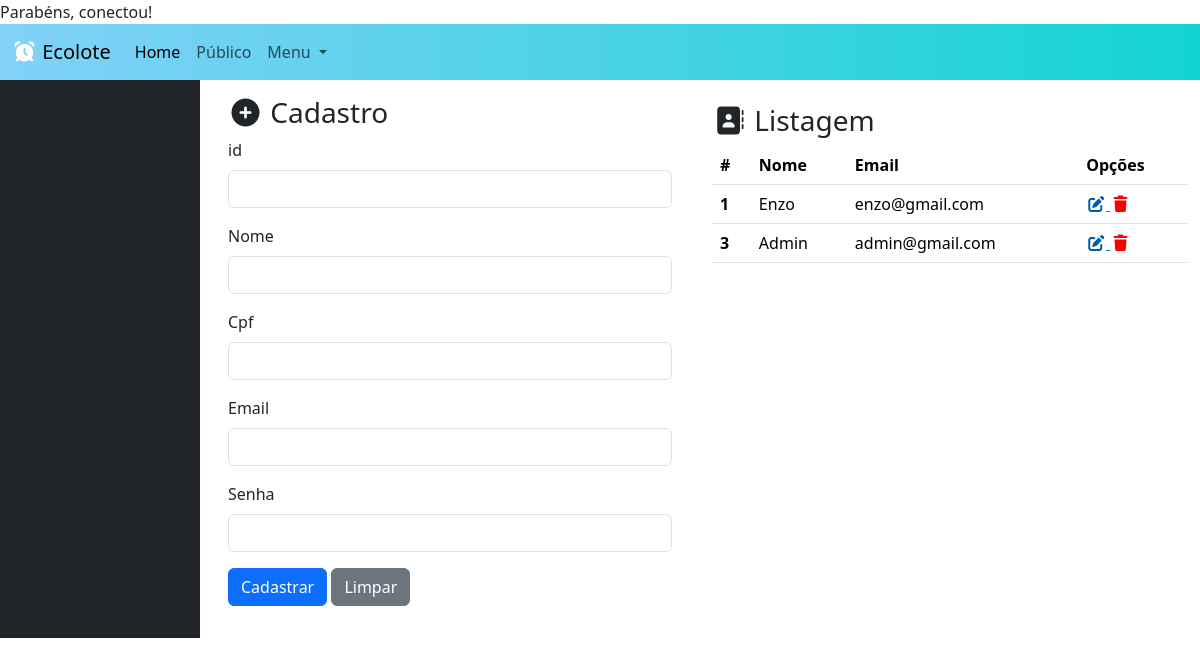
The app's page /principal.php (signed in) with its own data.
### tables this page shows
CREATE TABLE usuario(
    id INT PRIMARY KEY AUTO_INCREMENT NOT NULL,
    nome VARCHAR(45),
    cpf VARCHAR(15),
    email VARCHAR(45),
    senha VARCHAR(45)
);

### principal.php (the view, shortened to what this page needs)
<?php
  include './backend/conexao.php';
  $destino = "./backend/usuario/inserir.php";
?>
<!doctype html>
<html lang="pt-br">
  <head>
    <link href="https://cdn.jsdelivr.net/npm/bootstrap@5.3.8/dist/css/bootstrap.min.css" rel="stylesheet">
    <link rel="stylesheet" href="./assets/estilo.css">
    <link rel="stylesheet" href="https://cdnjs.cloudflare.com/ajax/libs/font-awesome/7.0.1/css/all.min.css" />
    <link rel="stylesheet" href="https://cdn.datatables.net/2.3.7/css/dataTables.dataTables.css" />
</head>
  <body>
   <nav class="navbar navbar-expand-lg corbarra">
  <div class="container-fluid">
    <a class="navbar-brand" href="#"> <i class="fa-solid fa-alarm-clock" style="color: rgb(255, 255, 255);"></i> Ecolote </a>
    <div class="collapse navbar-collapse" id="navbarSupportedContent">
      <ul class="navbar-nav me-auto mb-2 mb-lg-0">
        <li class="nav-item">
          <a class="nav-link active" aria-current="page" href="#">Home</a>
        </li>
        <li class="nav-item">
          <a class="nav-link" href="#">Público</a>
        </li>
        <li class="nav-item dropdown">
          <a class="nav-link dropdown-toggle" href="#" role="button" data-bs-toggle="dropdown" aria-expanded="false">
            Menu
          </a>
        </li>
      </ul>
    </div>
  </div>
</nav>
   <div class="container-fluid">
        <div class="row">
            <div class="col-md-2 bg-dark">
            </div>
            <div class="col-md-5">
              <form action="<?=$destino?>" method="post" class="p-3">
                <h3> <i class="fa-solid fa-circle-plus"></i> Cadastro </h3>
                 <div class="mb-3">
                    <label class="form-label"> id </label>
                    <input value="<?php echo isset($usuarios) ? $usuarios['id'] : "" ?>" type="text" name="id" class="form-control" readonly>
                </div>
                <div class="mb-3">
                    <label class="form-label"> Nome </label>
                    <input value="<?php echo isset($usuarios) ? $usuarios['nome'] : "" ?>" type="text" name="nome" class="form-control">
                </div>
                 <div class="mb-3">
                    <label class="form-label"> Cpf </label>
                    <input value="<?php echo isset($usuarios) ? $usuarios['cpf'] : "" ?>" type="text" name="cpf" class="form-control">
                </div>
                <div class="mb-3">
                    <label class="form-label"> Email </label>
                    <input value="<?php echo isset($usuarios) ? $usuarios['email'] : "" ?>" type="email" name="email" class="form-control">
                </div>
                <div class="mb-3">
                    <label class="form-label"> Senha </label>
                    <input value="<?php echo isset($usuarios) ? $usuarios['senha'] : "" ?>" type="password" name="senha" class="form-control">
                </div>
                <button type="submit" class="btn btn-primary"> Cadastrar </button>
                <button type="reset" class="btn btn-secondary"> Limpar </button>
            </form>
            </div>
            <div class="col-md-5">
              <br>
              <h3> <i class="fa-solid fa-address-book"></i> Listagem </h3>
              <table class="table" id="tabela">
              <thead>
                <tr>
                  <th scope="col">#</th>
                  <th scope="col">Nome</th>
                  <th scope="col">Email</th>
                  <th scope="col">Opções</th>
                </tr>
              </thead>
              <tbody>
                <?php
                  $sql = 'SELECT * FROM usuario';
                  $dados = mysqli_query($conexao, $sql);
                  while($coluna = mysqli_fetch_assoc($dados)){
                ?>
                <tr>
                  <th scope="row"> <?php echo $coluna['id'] ?> </th>
                  <td> <?php echo $coluna['nome'] ?></td>
                  <td> <?php echo $coluna['email'] ?></td>
                  <td>
                    <a href="./principal.php?id=<?=$coluna['id']?>"> <i class="fa-solid fa-pen-to-square" style="color: rgb(1, 92, 164);"></i> </a>
                    <a href="<?php echo './backend/usuario/excluir.php?id='.$coluna['id'] ?>" onclick="return confirm('Deseja realmente excluir?')"> <i class="fa-solid fa-trash" style="color: rgb(255, 0, 0);"></i> </a>
                  </td>
                </tr>
              <?php } ?>
              </tbody>
            </table>
            </div>
        </div>
   </div>
</body>
</html>

### assets/estilo.css (style rules this page uses)
.corbarra { background: linear-gradient(to left, rgb(19, 212, 209), rgb(130, 209, 248)); }
body { margin: 0; padding: 0; }

### records on screen
usuario: id "1", nome "Enzo", email "enzo@gmail.com"
usuario: id "3", nome "Admin", email "admin@gmail.com"
